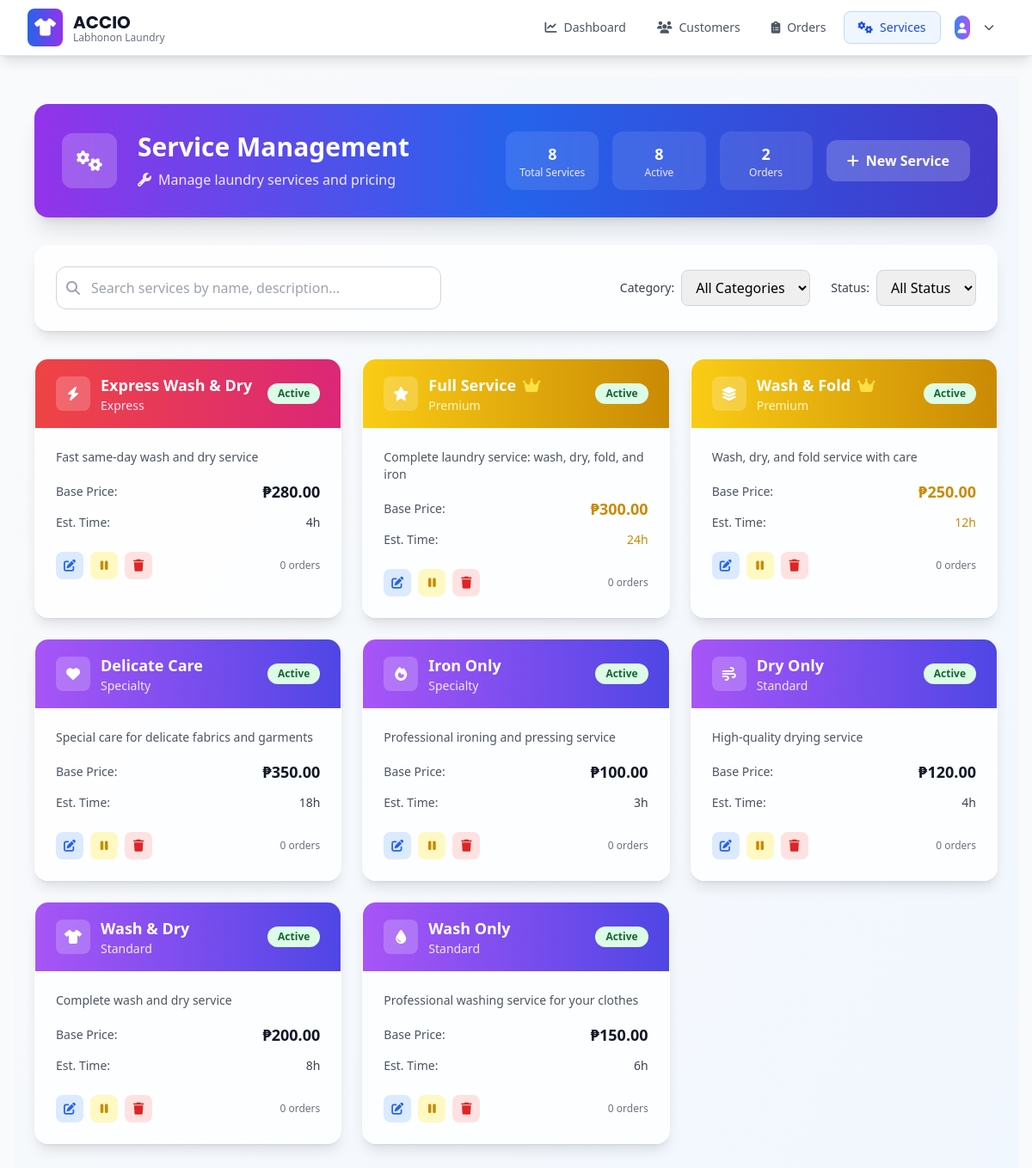
/service/list (signed in), run on the app's committed database.
### app/models.py (models this page shows, shortened)
class Service(db.Model):
    id = db.Column(db.Integer, primary_key=True)
    name = db.Column(db.String(100), unique=True, nullable=False)
    description = db.Column(db.Text)
    base_price = db.Column(db.Float, nullable=False)
    price_per_kg = db.Column(db.Float, default=0.0)  # Optional per-kg pricing
    is_active = db.Column(db.Boolean, default=True)
    icon = db.Column(db.String(50), default='fas fa-tshirt')  # FontAwesome icon
    category = db.Column(db.String(50), default='Standard')  # Standard, Premium, Express
    estimated_hours = db.Column(db.Integer, default=24)  # Estimated completion time
    date_created = db.Column(db.DateTime, default=datetime.utcnow)
    date_updated = db.Column(db.DateTime, default=datetime.utcnow, onupdate=datetime.utcnow)

### app/service.py (the view, shortened to what this page needs)
@service.route('/list')
@login_required
def list_services():
    search_query = request.args.get('search', '').strip()
    category_filter = request.args.get('category', 'all')
    status_filter = request.args.get('status', 'all')
    query = Service.query
    if category_filter != 'all':
        query = query.filter(Service.category == category_filter)
    if status_filter == 'active':
        query = query.filter(Service.is_active == True)
    elif status_filter == 'inactive':
        query = query.filter(Service.is_active == False)
    services = query.order_by(Service.category.asc(), Service.name.asc()).all()
    categories = db.session.query(Service.category).distinct().all()
    categories = [cat[0] for cat in categories if cat[0]]
    total_services = Service.query.count()
    active_services = Service.query.filter(Service.is_active == True).count()
    total_orders = Order.query.count()
    return render_template("service_list.html",
                         user=current_user,
                         services=services,
                         categories=categories,
                         search_query=search_query,
                         category_filter=category_filter,
                         status_filter=status_filter,
                         total_services=total_services,
                         active_services=active_services,
                         total_orders=total_orders)

### app/__init__.py (called while the page is built)
@login_manager.user_loader
def load_user(id):
    from .models import User
    return User.query.get(int(id))

### app/templates/service_list.html (shortened to what this page needs)
{% extends "base.html" %}
{% block content %}
<div class="min-h-screen bg-gradient-to-br from-gray-50 to-blue-50">
    <div class="max-w-7xl mx-auto px-6 py-8">
        <div class="bg-gradient-to-r from-purple-600 via-blue-600 to-indigo-700 rounded-2xl shadow-xl p-8 mb-8 relative overflow-hidden">
            <div class="absolute inset-0 opacity-10">
                <div class="absolute inset-0" style="background-image: radial-gradient(circle, rgba(255,255,255,0.1) 2px, transparent 2px); background-size: 60px 60px;"></div>
            </div>
            <div class="relative flex items-center justify-between">
                <div class="flex items-center space-x-6">
                    <div class="w-16 h-16 bg-white/20 backdrop-blur-sm rounded-xl flex items-center justify-center">
                        <i class="fas fa-cogs text-2xl text-white"></i>
                    </div>
                    <div>
                        <h1 class="text-3xl font-bold text-white mb-2">Service Management</h1>
                        <p class="text-purple-100 flex items-center">
                            <i class="fas fa-wrench mr-2"></i>
                            Manage laundry services and pricing
                        </p>
                    </div>
                </div>
                <div class="flex items-center space-x-4">
                    <div class="grid grid-cols-3 gap-4">
                        <div class="bg-white/10 backdrop-blur-sm rounded-xl px-4 py-3 text-center">
                            <div class="text-lg font-bold text-white">{{ total_services }}</div>
                            <div class="text-purple-100 text-xs">Total Services</div>
                        </div>
                        <div class="bg-white/10 backdrop-blur-sm rounded-xl px-4 py-3 text-center">
                            <div class="text-lg font-bold text-white">{{ active_services }}</div>
                            <div class="text-purple-100 text-xs">Active</div>
                        </div>
                        <div class="bg-white/10 backdrop-blur-sm rounded-xl px-4 py-3 text-center">
                            <div class="text-lg font-bold text-white">{{ total_orders }}</div>
                            <div class="text-purple-100 text-xs">Orders</div>
                        </div>
                    </div>
                    <a href="{{ url_for('service.add_service') }}"
                       class="bg-white/20 hover:bg-white/30 backdrop-blur-sm text-white font-semibold py-3 px-6 rounded-xl transition-all duration-300 hover:shadow-lg transform hover:-translate-y-1 flex items-center space-x-2">
                        <i class="fas fa-plus"></i>
                        <span>New Service</span>
                    </a>
                </div>
            </div>
        </div>
        <div class="bg-white/80 backdrop-blur-sm rounded-2xl shadow-lg border border-white/20 p-6 mb-8">
            <div class="flex flex-col lg:flex-row lg:items-center lg:justify-between space-y-4 lg:space-y-0">
                <div class="flex-1 max-w-md">
                    <div class="relative">
                        <input type="text" id="searchInput" placeholder="Search services by name, description..."
                               value="{{ search_query }}"
                               class="w-full pl-10 pr-4 py-3 border border-gray-300 rounded-xl focus:outline-none focus:ring-2 focus:ring-purple-500 focus:border-transparent transition-all duration-200 bg-white/70 backdrop-blur-sm">
                        <div class="absolute inset-y-0 left-0 pl-3 flex items-center pointer-events-none">
                            <i class="fas fa-search text-gray-400"></i>
                        </div>
                    </div>
                </div>
                <div class="flex flex-col sm:flex-row items-center space-y-4 sm:space-y-0 sm:space-x-6">
                    <div class="flex items-center space-x-2">
                        <label class="text-sm font-medium text-gray-700">Category:</label>
                        <select id="categoryFilter" class="px-3 py-2 border border-gray-300 rounded-lg focus:outline-none focus:ring-2 focus:ring-purple-500">
                            <option value="all" {% if category_filter == 'all' %}selected{% endif %}>All Categories</option>
                        </select>
                    </div>
                    <div class="flex items-center space-x-2">
                        <label class="text-sm font-medium text-gray-700">Status:</label>
                        <select id="statusFilter" class="px-3 py-2 border border-gray-300 rounded-lg focus:outline-none focus:ring-2 focus:ring-purple-500">
                            <option value="all" {% if status_filter == 'all' %}selected{% endif %}>All Status</option>
                        </select>
                    </div>
                </div>
            </div>
        </div>
        <div class="grid grid-cols-1 md:grid-cols-2 lg:grid-cols-3 gap-6" id="servicesContainer">
            {% for service in services %}
            <div class="service-card bg-white/80 backdrop-blur-sm rounded-2xl shadow-lg border border-white/20 overflow-hidden transition-all duration-300 hover:shadow-xl hover:-translate-y-1"
                 data-category="{{ service.category|lower }}" data-status="{{ 'active' if service.is_active else 'inactive' }}" data-name="{{ service.name|lower }}">
                <div class="bg-gradient-to-r {% if service.category == 'Premium' %}from-yellow-400 to-yellow-600{% elif service.category == 'Express' %}from-red-500 to-pink-600{% else %}from-purple-500 to-indigo-600{% endif %} px-6 py-4">
                    <div class="flex items-center justify-between">
                        <div class="flex items-center space-x-3">
                            <div class="w-10 h-10 bg-white/20 rounded-lg flex items-center justify-center">
                                <i class="{{ service.icon }} text-white"></i>
                            </div>
                            <div>
                                <h3 class="text-lg font-bold text-white flex items-center">
                                    {{ service.name }}
                                    {% if service.category == 'Premium' %}
                                    <i class="fas fa-crown text-yellow-300 ml-2" title="Premium Service"></i>
                                    {% endif %}
                                </h3>
                                <p class="{% if service.category == 'Premium' %}text-yellow-100{% else %}text-purple-100{% endif %} text-sm">{{ service.category }}</p>
                            </div>
                        </div>
                        <span class="px-3 py-1 rounded-full text-xs font-semibold
                            {% if service.is_active %}bg-green-100 text-green-800
                            {% else %}bg-red-100 text-red-800{% endif %}">
                            {{ 'Active' if service.is_active else 'Inactive' }}
                        </span>
                    </div>
                </div>
                <div class="p-6">
                    {% if service.description %}
                    <p class="text-gray-600 text-sm mb-4 line-clamp-2">{{ service.description }}</p>
                    {% endif %}
                    <div class="space-y-3 mb-6">
                        <div class="flex items-center justify-between">
                            <span class="text-sm text-gray-600">Base Price:</span>
                            <span class="text-lg font-bold {% if service.category == 'Premium' %}text-yellow-600{% else %}text-gray-900{% endif %}">₱{{ "%.2f"|format(service.base_price) }}</span>
                        </div>
                        <div class="flex items-center justify-between">
                            <span class="text-sm text-gray-600">Est. Time:</span>
                            <span class="text-sm font-medium {% if service.category == 'Premium' %}text-yellow-600{% else %}text-gray-700{% endif %}">{{ service.estimated_hours }}h</span>
                        </div>
                    </div>
                    <div class="flex items-center justify-between">
                        <div class="flex items-center space-x-2">
                            <a href="{{ url_for('service.edit_service', id=service.id) }}"
                               class="w-8 h-8 bg-blue-100 hover:bg-blue-200 rounded-lg flex items-center justify-center transition-colors duration-200"
                               title="Edit Service">
                                <i class="fas fa-edit text-blue-600 text-sm"></i>
                            </a>
                            <form method="POST" action="{{ url_for('service.toggle_status', id=service.id) }}" class="inline">
                                <button type="submit"
                                        class="w-8 h-8 {% if service.is_active %}bg-yellow-100 hover:bg-yellow-200{% else %}bg-green-100 hover:bg-green-200{% endif %} rounded-lg flex items-center justify-center transition-colors duration-200"
                                        title="{% if service.is_active %}Deactivate{% else %}Activate{% endif %} Service">
                                    <i class="fas {% if service.is_active %}fa-pause{% else %}fa-play{% endif %} {% if service.is_active %}text-yellow-600{% else %}text-green-600{% endif %} text-sm"></i>
                                </button>
                            </form>
                            <form method="POST" action="{{ url_for('service.delete_service', id=service.id) }}"
                                  onsubmit="return confirm('Are you sure you want to delete this service?')" class="inline">
                                <button type="submit"
                                        class="w-8 h-8 bg-red-100 hover:bg-red-200 rounded-lg flex items-center justify-center transition-colors duration-200"
                                        title="Delete Service">
                                    <i class="fas fa-trash text-red-600 text-sm"></i>
                                </button>
                            </form>
                        </div>
                        <div class="text-right">
                            <div class="text-xs text-gray-500">{{ service.orders|length }} orders</div>
                        </div>
                    </div>
                </div>
            </div>
            {% endfor %}
        </div>
    </div>
</div>
{% endblock %}

### app/templates/base.html (style rules this page uses)
body { font-family: 'Inter', sans-serif; }

### data on the page
Service: name "Express Wash & Dry", category "Express", is_active "Active", description "Fast same-day wash and dry service", base_price "280.00", estimated_hours "4", orders|length "0"
Service: name "Full Service", category "Premium", is_active "Active", description "Complete laundry service: wash, dry, fold, and iron", base_price "300.00", estimated_hours "24", orders|length "0"
Service: name "Wash & Fold", category "Premium", is_active "Active", description "Wash, dry, and fold service with care", base_price "250.00", estimated_hours "12", orders|length "0"
Service: name "Delicate Care", category "Specialty", is_active "Active", description "Special care for delicate fabrics and garments", base_price "350.00", estimated_hours "18", orders|length "0"
Service: name "Iron Only", category "Specialty", is_active "Active", description "Professional ironing and pressing service", base_price "100.00", estimated_hours "3", orders|length "0"
Service: name "Dry Only", category "Standard", is_active "Active", description "High-quality drying service", base_price "120.00", estimated_hours "4", orders|length "0"
Service: name "Wash & Dry", category "Standard", is_active "Active", description "Complete wash and dry service", base_price "200.00", estimated_hours "8", orders|length "0"
Service: name "Wash Only", category "Standard", is_active "Active", description "Professional washing service for your clothes", base_price "150.00", estimated_hours "6", orders|length "0"

### other printed values
{{ total_services }} "8"
{{ active_services }} "8"
{{ total_orders }} "2"
